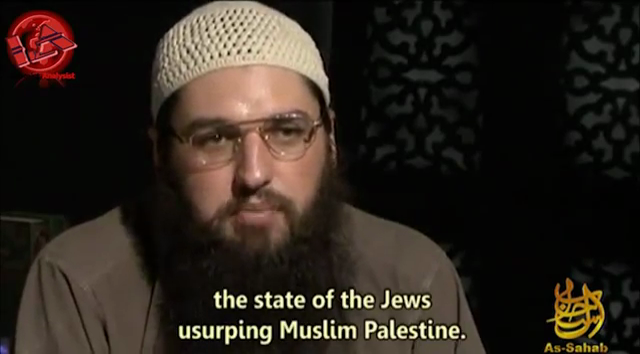
#> input picture images/1.png, 640 x 354 px
$ python fd.py
#> lines starting #> are read from the running program, lines starting #| are printed output that depends on the picture
import numpy as np
import cv2
import sys

face_cascade = cv2.CascadeClassifier('haarcascade_frontalface_alt.xml')
img = cv2.imread('./images/1.png')
#> img is the input picture: shape (354, 640, 3); mean B, G, R 30.3, 37.9, 46.1
gray = cv2.cvtColor(img, cv2.COLOR_BGR2GRAY)
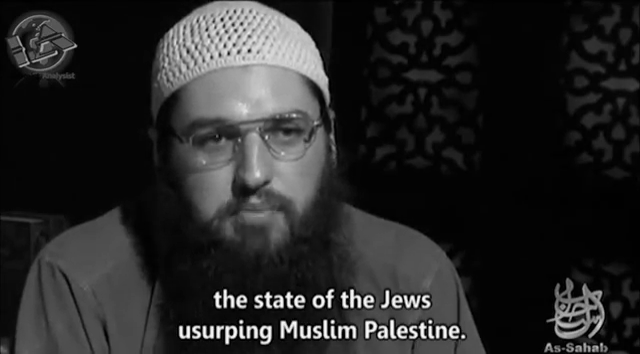
#> gray: shape (354, 640); min 0, max 254, mean 39.4

# equalize the histogram of the Y channel
#img[:,:,0] = cv2.equalizeHist(img[:,:,0])
# convert the YUV image back to RGB format
#img = cv2.cvtColor(img, cv2.COLOR_YUV2BGR)

#faces=[]
faces = face_cascade.detectMultiScale(gray, 1.3, 5)
#> faces = [[156, 60, 193, 193]]
#print(type(faces))
count=0
imgFace=[]

#> (the run stopped early here; a loop or call above may not have finished)

$ run again, with images/2.png copied over images/1.png
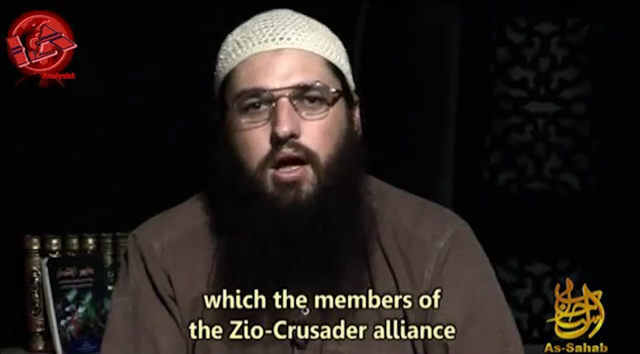
#> input picture images/2.png, 640 x 354 px
#> img is the input picture: shape (354, 640, 3); mean B, G, R 27, 30.2, 36.6
#> `gray = cv2.cvtColor(img, cv2.COLOR_BGR2GRAY)`:
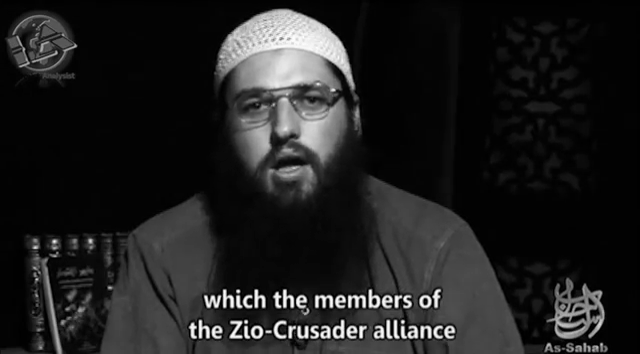
#> gray: shape (354, 640); min 0, max 254, mean 31.8
#> faces = [[206, 41, 158, 158]]

$ run again, with images/3.png copied over images/1.png
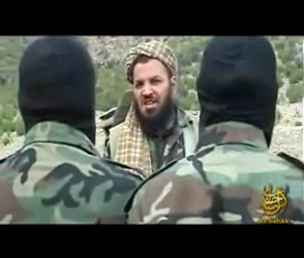
#> input picture images/3.png, 304 x 258 px
#> img is the input picture: shape (258, 304, 3); mean B, G, R 78.5, 86.2, 80.7
#> `gray = cv2.cvtColor(img, cv2.COLOR_BGR2GRAY)`:
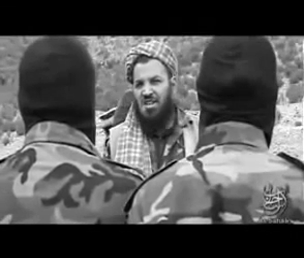
#> gray: shape (258, 304); min 0, max 255, mean 83.7
#> faces = [[123, 63, 49, 49]]

$ run again, with images/4.png copied over images/1.png
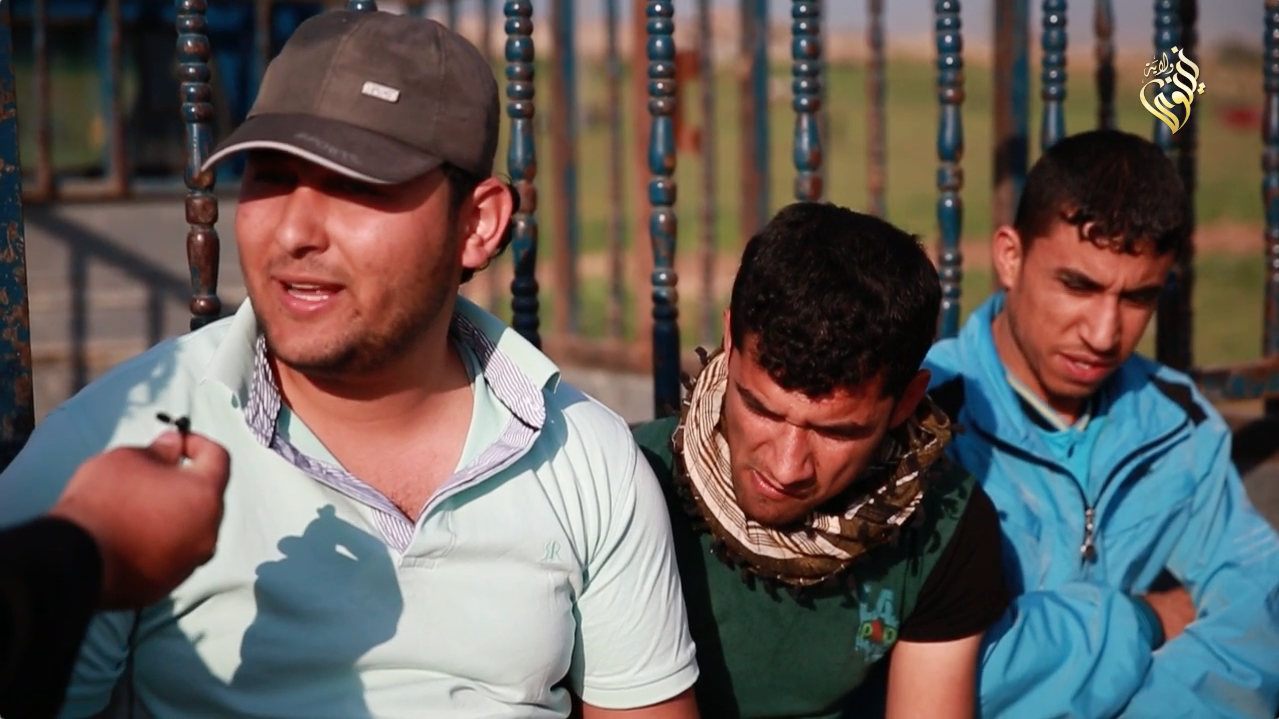
#> input picture images/4.png, 1279 x 719 px
#> img is the input picture: shape (719, 1279, 3); mean B, G, R 88.4, 92.1, 100.2
#> `gray = cv2.cvtColor(img, cv2.COLOR_BGR2GRAY)`:
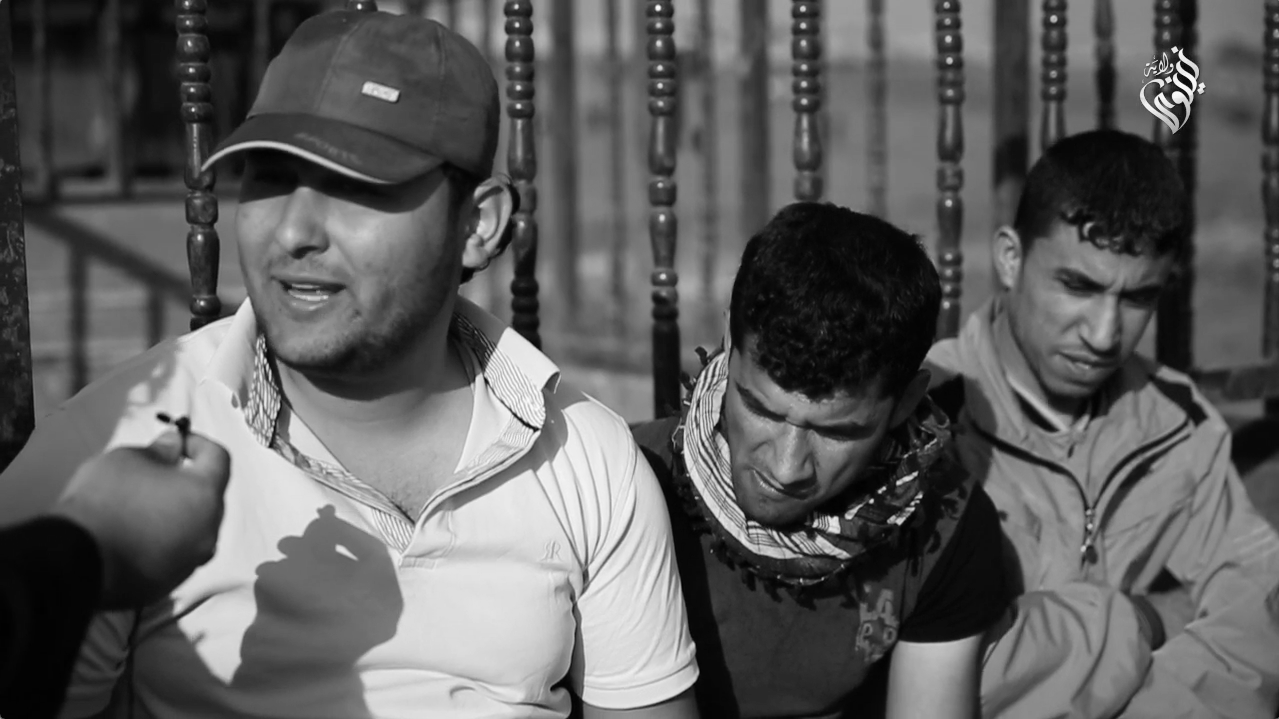
#> gray: shape (719, 1279); min 1, max 254, mean 94.1
#> faces = ()
